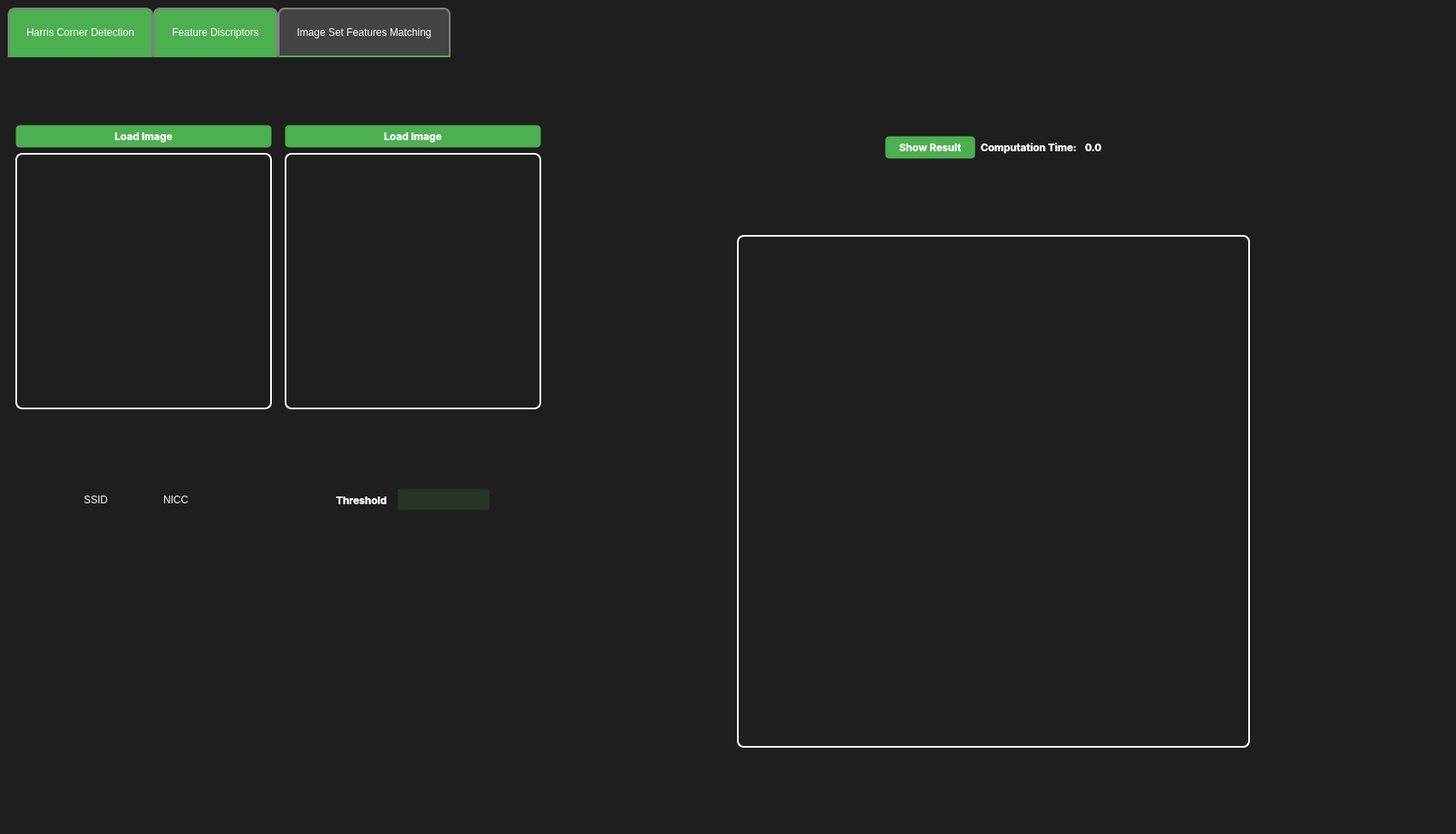
<?xml version="1.0" encoding="UTF-8"?>
<ui version="4.0">
 <class>App</class>
 <widget class="QMainWindow" name="App">
  <property name="geometry">
   <rect>
    <x>0</x>
    <y>0</y>
    <width>1703</width>
    <height>976</height>
   </rect>
  </property>
  <property name="windowTitle">
   <string>MainWindow</string>
  </property>
  <property name="styleSheet">
   <string notr="true">QWidget {
    background: #1E1E1E
}

QFrame {
	background: transparent;
}
QTabWidget {
    border: 2px solid white; /* Green border for tab widget */
    border-radius: 8px; /* Rounded corners for tab widget */
}

QTabWidget::pane {
    background-color: rgba(204, 229, 255, 50); /* Transparent pane */
}

QTabWidget::tab-bar {
    alignment: center;
}

QTabBar::tab {
    background-color: #4CAF50; /* Green tab color */
    border: 2px solid gray; /* Green border for tabs */
    border-bottom-color: #4CAF50;
    border-top-left-radius: 8px;
    border-top-right-radius: 8px;
    color: white;
    padding: 20px; /* Adjust the padding to increase tab size */
}

QTabBar::tab:selected {
    background-color:#444444; /* Green selected tab color */
    color: white;
}

QRadioButton {
    background: transparent;
color: white;
}

QLineEdit {
    background-color: rgba(128, 255, 128, 0.1); /* 10% lighter green for line edit */
    color: white;
    font-family: Space Grotesk;
}

QLabel {
    color: white;
    background-color: transparent;
    font-family: Inter;
    font: bold;
}

QPushButton {
    font-family: Inter;
    font-weight: bold;
    background: #4CAF50; /* Green button */
    border: 1px solid transparent;
    border-radius: 5px;
    padding: 5px 15px;
    color: white;
    text-align: center;
    text-decoration: none;


}

QPushButton:hover {
    background: gray; /* Darker green on hover */
}

QPushButton:pressed {
    background: #45a049; /* Gray button when pressed */
}

QGroupBox {
    background: rgba(204, 229, 255, 50); /* Transparent group box */
    border-radius: 10px;
    border: 1px solid #FFFFFF;
    padding-top: 20px;
    padding-left: 10px;
    padding-right: 10px;
	color: white;
	font: bold;
    padding-bottom: 10px;
    margin-top: 10px;
    margin-bottom: 10px;
    margin-left: 10px;
    margin-right: 10px;
}

#groupBoxLogin {
    background-color: rgba(102, 255, 102, 50); /* 10% lighter green for login group box */
}

QGraphicsView {
    background: transparent; /* Transparent background for graphics view */
    border-radius: 8px; /* Rounded corners for graphics view */
	    border: 2px solid white; /* White border for graphics view */

}



</string>
  </property>
  <widget class="QWidget" name="centralwidget">
   <layout class="QVBoxLayout" name="verticalLayout_2">
    <item>
     <widget class="QTabWidget" name="tabWidget">
      <property name="currentIndex">
       <number>2</number>
      </property>
      <widget class="QWidget" name="HarrisCornerDetection">
       <attribute name="title">
        <string>Harris Corner Detection</string>
       </attribute>
       <layout class="QHBoxLayout" name="horizontalLayout">
        <item>
         <spacer name="horizontalSpacer">
          <property name="orientation">
           <enum>Qt::Horizontal</enum>
          </property>
          <property name="sizeHint" stdset="0">
           <size>
            <width>40</width>
            <height>20</height>
           </size>
          </property>
         </spacer>
        </item>
        <item>
         <widget class="QFrame" name="frame">
          <property name="frameShape">
           <enum>QFrame::StyledPanel</enum>
          </property>
          <property name="frameShadow">
           <enum>QFrame::Raised</enum>
          </property>
          <layout class="QVBoxLayout" name="verticalLayout">
           <item>
            <spacer name="verticalSpacer_2">
             <property name="orientation">
              <enum>Qt::Vertical</enum>
             </property>
             <property name="sizeHint" stdset="0">
              <size>
               <width>20</width>
               <height>40</height>
              </size>
             </property>
            </spacer>
           </item>
           <item>
            <widget class="QFrame" name="frame_5">
             <property name="frameShape">
              <enum>QFrame::StyledPanel</enum>
             </property>
             <property name="frameShadow">
              <enum>QFrame::Raised</enum>
             </property>
             <layout class="QHBoxLayout" name="horizontalLayout_5">
              <item>
               <spacer name="horizontalSpacer_6">
                <property name="orientation">
                 <enum>Qt::Horizontal</enum>
                </property>
                <property name="sizeHint" stdset="0">
                 <size>
                  <width>40</width>
                  <height>20</height>
                 </size>
                </property>
               </spacer>
              </item>
              <item>
               <widget class="QPushButton" name="openbtn">
                <property name="text">
                 <string>Load Image</string>
                </property>
               </widget>
              </item>
              <item>
               <spacer name="horizontalSpacer_5">
                <property name="orientation">
                 <enum>Qt::Horizontal</enum>
                </property>
                <property name="sizeHint" stdset="0">
                 <size>
                  <width>40</width>
                  <height>20</height>
                 </size>
                </property>
               </spacer>
              </item>
             </layout>
            </widget>
           </item>
           <item>
            <widget class="QGroupBox" name="groupHarris">
             <property name="title">
              <string>Harris Operator - Corners Detection</string>
             </property>
             <layout class="QVBoxLayout" name="verticalLayout_6">
              <item>
               <widget class="QLabel" name="label">
                <property name="text">
                 <string>Factor</string>
                </property>
               </widget>
              </item>
              <item>
               <layout class="QHBoxLayout" name="horizontalLayout_7">
                <item>
                 <widget class="QSlider" name="sliderFactor">
                  <property name="styleSheet">
                   <string notr="true">background: transparent;</string>
                  </property>
                  <property name="minimum">
                   <number>1</number>
                  </property>
                  <property name="maximum">
                   <number>10</number>
                  </property>
                  <property name="orientation">
                   <enum>Qt::Horizontal</enum>
                  </property>
                 </widget>
                </item>
                <item>
                 <widget class="QLabel" name="labelFactor">
                  <property name="text">
                   <string>0.0</string>
                  </property>
                 </widget>
                </item>
               </layout>
              </item>
              <item>
               <widget class="QPushButton" name="btnGenerate1">
                <property name="text">
                 <string>Generate</string>
                </property>
               </widget>
              </item>
              <item>
               <layout class="QHBoxLayout" name="horizontalLayout_9">
                <item>
                 <widget class="QLabel" name="label_11">
                  <property name="text">
                   <string>Computation Time: </string>
                  </property>
                 </widget>
                </item>
                <item>
                 <widget class="QLabel" name="labelTime1">
                  <property name="text">
                   <string>0.0</string>
                  </property>
                 </widget>
                </item>
               </layout>
              </item>
             </layout>
            </widget>
           </item>
           <item>
            <spacer name="verticalSpacer">
             <property name="orientation">
              <enum>Qt::Vertical</enum>
             </property>
             <property name="sizeHint" stdset="0">
              <size>
               <width>243</width>
               <height>188</height>
              </size>
             </property>
            </spacer>
           </item>
          </layout>
         </widget>
        </item>
        <item>
         <widget class="QGraphicsView" name="gv1">
          <property name="sizePolicy">
           <sizepolicy hsizetype="Fixed" vsizetype="Fixed">
            <horstretch>0</horstretch>
            <verstretch>0</verstretch>
           </sizepolicy>
          </property>
          <property name="minimumSize">
           <size>
            <width>600</width>
            <height>600</height>
           </size>
          </property>
         </widget>
        </item>
        <item>
         <spacer name="horizontalSpacer_2">
          <property name="orientation">
           <enum>Qt::Horizontal</enum>
          </property>
          <property name="sizeHint" stdset="0">
           <size>
            <width>40</width>
            <height>20</height>
           </size>
          </property>
         </spacer>
        </item>
       </layout>
      </widget>
      <widget class="QWidget" name="featuredescriptors">
       <attribute name="title">
        <string>Feature Discriptors</string>
       </attribute>
       <layout class="QHBoxLayout" name="horizontalLayout_6">
        <item>
         <widget class="QGroupBox" name="groupDescriptors_2">
          <property name="sizePolicy">
           <sizepolicy hsizetype="Preferred" vsizetype="Fixed">
            <horstretch>0</horstretch>
            <verstretch>0</verstretch>
           </sizepolicy>
          </property>
          <property name="title">
           <string>Feature Descriptors</string>
          </property>
          <layout class="QVBoxLayout" name="verticalLayout_10">
           <item>
            <widget class="QPushButton" name="openbtn_2">
             <property name="text">
              <string>Load Image</string>
             </property>
            </widget>
           </item>
           <item>
            <widget class="QPushButton" name="btnGenerate2_2">
             <property name="text">
              <string>Generate</string>
             </property>
            </widget>
           </item>
           <item>
            <layout class="QHBoxLayout" name="horizontalLayout_15">
             <item>
              <widget class="QLabel" name="label_18">
               <property name="sizePolicy">
                <sizepolicy hsizetype="Preferred" vsizetype="Fixed">
                 <horstretch>0</horstretch>
                 <verstretch>0</verstretch>
                </sizepolicy>
               </property>
               <property name="text">
                <string>Computation Time: </string>
               </property>
              </widget>
             </item>
             <item>
              <widget class="QLabel" name="lableTime2_2">
               <property name="sizePolicy">
                <sizepolicy hsizetype="Preferred" vsizetype="Fixed">
                 <horstretch>0</horstretch>
                 <verstretch>0</verstretch>
                </sizepolicy>
               </property>
               <property name="text">
                <string>0.0</string>
               </property>
              </widget>
             </item>
            </layout>
           </item>
          </layout>
         </widget>
        </item>
        <item>
         <widget class="QGraphicsView" name="gv3">
          <property name="sizePolicy">
           <sizepolicy hsizetype="Fixed" vsizetype="Fixed">
            <horstretch>0</horstretch>
            <verstretch>0</verstretch>
           </sizepolicy>
          </property>
          <property name="minimumSize">
           <size>
            <width>600</width>
            <height>600</height>
           </size>
          </property>
         </widget>
        </item>
        <item>
         <widget class="QGraphicsView" name="gv4">
          <property name="sizePolicy">
           <sizepolicy hsizetype="Fixed" vsizetype="Fixed">
            <horstretch>0</horstretch>
            <verstretch>0</verstretch>
           </sizepolicy>
          </property>
          <property name="minimumSize">
           <size>
            <width>600</width>
            <height>600</height>
           </size>
          </property>
         </widget>
        </item>
       </layout>
      </widget>
      <widget class="QWidget" name="tab">
       <attribute name="title">
        <string>Image Set Features Matching</string>
       </attribute>
       <layout class="QHBoxLayout" name="horizontalLayout_3">
        <item>
         <layout class="QVBoxLayout" name="verticalLayout_3">
          <item>
           <spacer name="verticalSpacer_6">
            <property name="orientation">
             <enum>Qt::Vertical</enum>
            </property>
            <property name="sizeType">
             <enum>QSizePolicy::Fixed</enum>
            </property>
            <property name="sizeHint" stdset="0">
             <size>
              <width>20</width>
              <height>70</height>
             </size>
            </property>
           </spacer>
          </item>
          <item>
           <widget class="QPushButton" name="openbtn_4">
            <property name="text">
             <string>Load Image</string>
            </property>
           </widget>
          </item>
          <item>
           <layout class="QHBoxLayout" name="horizontalLayout_4">
            <item>
             <widget class="QGraphicsView" name="gv3_2">
              <property name="sizePolicy">
               <sizepolicy hsizetype="Fixed" vsizetype="Fixed">
                <horstretch>0</horstretch>
                <verstretch>0</verstretch>
               </sizepolicy>
              </property>
              <property name="minimumSize">
               <size>
                <width>300</width>
                <height>300</height>
               </size>
              </property>
             </widget>
            </item>
           </layout>
          </item>
          <item>
           <layout class="QVBoxLayout" name="verticalLayout_9">
            <item>
             <layout class="QHBoxLayout" name="horizontalLayout_12">
              <item>
               <widget class="QFrame" name="frame_2">
                <property name="sizePolicy">
                 <sizepolicy hsizetype="Fixed" vsizetype="Fixed">
                  <horstretch>0</horstretch>
                  <verstretch>0</verstretch>
                 </sizepolicy>
                </property>
                <property name="minimumSize">
                 <size>
                  <width>200</width>
                  <height>200</height>
                 </size>
                </property>
                <property name="frameShape">
                 <enum>QFrame::StyledPanel</enum>
                </property>
                <property name="frameShadow">
                 <enum>QFrame::Raised</enum>
                </property>
                <layout class="QHBoxLayout" name="horizontalLayout_2">
                 <item>
                  <widget class="QRadioButton" name="SSD">
                   <property name="text">
                    <string>SSID</string>
                   </property>
                  </widget>
                 </item>
                 <item>
                  <widget class="QRadioButton" name="NCCbtn">
                   <property name="text">
                    <string>NICC</string>
                   </property>
                  </widget>
                 </item>
                </layout>
               </widget>
              </item>
             </layout>
            </item>
            <item>
             <spacer name="verticalSpacer_3">
              <property name="orientation">
               <enum>Qt::Vertical</enum>
              </property>
              <property name="sizeHint" stdset="0">
               <size>
                <width>20</width>
                <height>40</height>
               </size>
              </property>
             </spacer>
            </item>
           </layout>
          </item>
         </layout>
        </item>
        <item>
         <widget class="Line" name="line">
          <property name="orientation">
           <enum>Qt::Vertical</enum>
          </property>
         </widget>
        </item>
        <item>
         <layout class="QVBoxLayout" name="verticalLayout_7">
          <item>
           <spacer name="verticalSpacer_5">
            <property name="orientation">
             <enum>Qt::Vertical</enum>
            </property>
            <property name="sizeType">
             <enum>QSizePolicy::Fixed</enum>
            </property>
            <property name="sizeHint" stdset="0">
             <size>
              <width>20</width>
              <height>70</height>
             </size>
            </property>
           </spacer>
          </item>
          <item>
           <widget class="QPushButton" name="openbtn_5">
            <property name="text">
             <string>Load Image</string>
            </property>
           </widget>
          </item>
          <item>
           <layout class="QHBoxLayout" name="horizontalLayout_8">
            <item>
             <widget class="QGraphicsView" name="gv4_2">
              <property name="sizePolicy">
               <sizepolicy hsizetype="Fixed" vsizetype="Fixed">
                <horstretch>0</horstretch>
                <verstretch>0</verstretch>
               </sizepolicy>
              </property>
              <property name="minimumSize">
               <size>
                <width>300</width>
                <height>300</height>
               </size>
              </property>
             </widget>
            </item>
           </layout>
          </item>
          <item>
           <layout class="QVBoxLayout" name="verticalLayout_5">
            <item>
             <layout class="QHBoxLayout" name="horizontalLayout_10">
              <item>
               <widget class="QFrame" name="frame_3">
                <property name="sizePolicy">
                 <sizepolicy hsizetype="Fixed" vsizetype="Fixed">
                  <horstretch>0</horstretch>
                  <verstretch>0</verstretch>
                 </sizepolicy>
                </property>
                <property name="minimumSize">
                 <size>
                  <width>200</width>
                  <height>200</height>
                 </size>
                </property>
                <property name="frameShape">
                 <enum>QFrame::StyledPanel</enum>
                </property>
                <property name="frameShadow">
                 <enum>QFrame::Raised</enum>
                </property>
                <layout class="QHBoxLayout" name="horizontalLayout_11">
                 <item>
                  <widget class="QLabel" name="label_2">
                   <property name="text">
                    <string>Threshold</string>
                   </property>
                  </widget>
                 </item>
                 <item>
                  <widget class="QLineEdit" name="lineEdit">
                   <property name="sizePolicy">
                    <sizepolicy hsizetype="Fixed" vsizetype="Fixed">
                     <horstretch>0</horstretch>
                     <verstretch>0</verstretch>
                    </sizepolicy>
                   </property>
                  </widget>
                 </item>
                </layout>
               </widget>
              </item>
             </layout>
            </item>
            <item>
             <spacer name="verticalSpacer_4">
              <property name="orientation">
               <enum>Qt::Vertical</enum>
              </property>
              <property name="sizeHint" stdset="0">
               <size>
                <width>20</width>
                <height>40</height>
               </size>
              </property>
             </spacer>
            </item>
           </layout>
          </item>
         </layout>
        </item>
        <item>
         <layout class="QVBoxLayout" name="verticalLayout_8">
          <item>
           <layout class="QHBoxLayout" name="horizontalLayout_14">
            <item>
             <spacer name="horizontalSpacer_3">
              <property name="orientation">
               <enum>Qt::Horizontal</enum>
              </property>
              <property name="sizeHint" stdset="0">
               <size>
                <width>40</width>
                <height>20</height>
               </size>
              </property>
             </spacer>
            </item>
            <item>
             <widget class="QPushButton" name="btnresult">
              <property name="text">
               <string>Show Result</string>
              </property>
             </widget>
            </item>
            <item>
             <widget class="QLabel" name="label_20">
              <property name="sizePolicy">
               <sizepolicy hsizetype="Preferred" vsizetype="Fixed">
                <horstretch>0</horstretch>
                <verstretch>0</verstretch>
               </sizepolicy>
              </property>
              <property name="text">
               <string>Computation Time: </string>
              </property>
             </widget>
            </item>
            <item>
             <widget class="QLabel" name="lableTime2_4">
              <property name="sizePolicy">
               <sizepolicy hsizetype="Preferred" vsizetype="Fixed">
                <horstretch>0</horstretch>
                <verstretch>0</verstretch>
               </sizepolicy>
              </property>
              <property name="text">
               <string>0.0</string>
              </property>
             </widget>
            </item>
            <item>
             <spacer name="horizontalSpacer_4">
              <property name="orientation">
               <enum>Qt::Horizontal</enum>
              </property>
              <property name="sizeHint" stdset="0">
               <size>
                <width>40</width>
                <height>20</height>
               </size>
              </property>
             </spacer>
            </item>
           </layout>
          </item>
          <item>
           <layout class="QHBoxLayout" name="horizontalLayout_13">
            <item>
             <widget class="QGraphicsView" name="gv5">
              <property name="sizePolicy">
               <sizepolicy hsizetype="Fixed" vsizetype="Fixed">
                <horstretch>0</horstretch>
                <verstretch>0</verstretch>
               </sizepolicy>
              </property>
              <property name="minimumSize">
               <size>
                <width>600</width>
                <height>600</height>
               </size>
              </property>
             </widget>
            </item>
           </layout>
          </item>
          <item>
           <layout class="QHBoxLayout" name="horizontalLayout_17"/>
          </item>
         </layout>
        </item>
       </layout>
      </widget>
     </widget>
    </item>
   </layout>
  </widget>
 </widget>
 <resources/>
 <connections/>
</ui>
